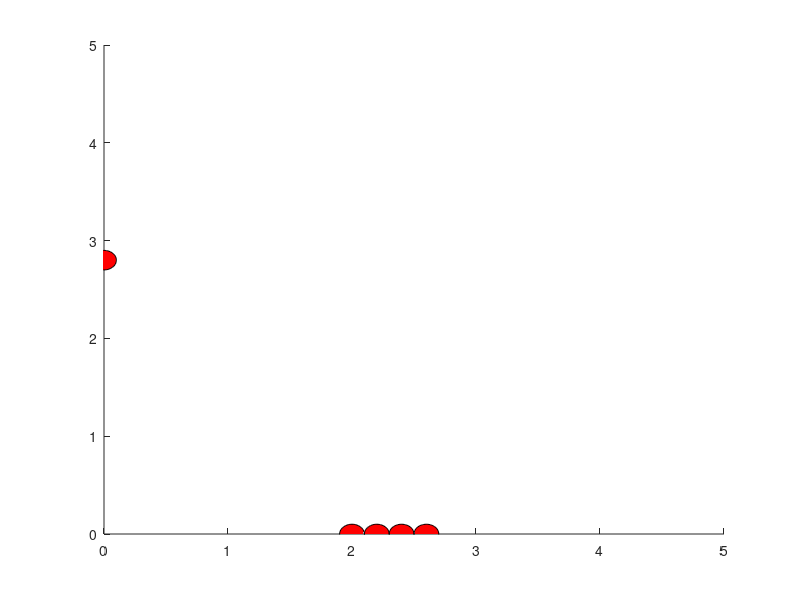

MATLAB code to generate this figure: (Note: this script raises an error after producing the figure.)
function tf = multiple_targets(r,N_object,moving,graphdraw,method)
if nargin==0
    method=1; N_object = 5; graphdraw=1; r=0.1; moving = 1;
end
boundary = 5;
p.x = randi(boundary,1);
p.y = randi(boundary,1);
p.ang = 0;
for i = 1:N_object
    if rand <0.5
        object.x(i) = randi([ceil(r).*boundary,floor(boundary-r).*boundary],1,1)./boundary;
        object.y(i) = 0;
        object.ang(i) = 80.*(pi./180);
    else
        object.y(i) = randi([ceil(r).*boundary,floor(boundary-r).*boundary],1,1)./boundary;
        object.x(i) = 0;
        object.ang(i) = pi./18;
    end
    object.r(i) = r;
end
ss = 0.1;
t_step = 5;
n_steps = 100000;
found = 0;
tf = n_steps;
if graphdraw == 1
    figure;
    axes('XLim',[0 boundary],'YLim',[0 boundary]);
    for i = 1:N_object
        rectangle('Position', [(object.x(i)-r),(object.y(i)-r),2*r,2*r],'Curvature',[1 1],'FaceColor','r')
    end
end
for i = 1:t_step:n_steps
    ix = p.x;
    iy = p.y;
    
    if i==1
        start=[p.x p.y];
    end
    for j = 1:t_step;
        locstorex(i,j)=p.x;
        locstorey(i,j)=p.y;
        p = SearchMethod(p,ss,object,boundary,i,j,method,start,locstorex,locstorey);
        
        p = boundarys(p,boundary);
        [found,object] = o_goal(p,object,found,graphdraw);
        if found==N_object || i==n_steps;
            tf = (i+j);
            return
        end
        pstorex(j) = p.x;
        pstorey(j) = p.y;
        if moving == 1;
            object = movingTarget(object,p,ss,boundary);
        end
        if graphdraw == 1 && moving ==1
            for i = 1:length(object.x)
                if isnan(object.x(i)) == 0;
                    rectangle('Position', [(object.x(i)-object.r(i)),(object.y(i)-object.r(i)),(2*object.r(i)),(2*object.r(i))]...
                        ,'Curvature',[1 1],'FaceColor','r')
                    drawnow
                end
            end
        end
    end
    if graphdraw==1
        hold on
        plot(pstorex,pstorey,'bx');
        drawnow
    end
end
end
function [found,object] = o_goal(p,object,found,graphdraw)
for i = 1:length(object.x)
    if (abs(p.x-object.x(i))<object.r(i))&&(abs(p.y-object.y(i))<object.r(i))
        found = found+ 1;
        if graphdraw==1
            hold on
            plot(p.x,p.y,'cd','linewidth',10);
        end
        object.x(i) = NaN;
        object.y(i) = NaN;
    else
        found = found+0;
    end
end
end
function p = boundarys(p,boundary)
if p.x>boundary
    p.x = p.x-boundary;
end
if p.y > boundary
    p.y = p.y-boundary;
end
if p.x<0
    p.x = p.x+boundary;
end
if p.y<0
    p.y = p.y+boundary;
end
end
function p = Aboundarys(p,boundary)
for i = 1:length(p.x)
    if p.x(i)>boundary
        p.x(i) = p.x(i)-boundary;
    end
    if p.y(i) > boundary
        p.y(i) = p.y(i)-boundary;
    end
    if p.x(i)<0
        p.x(i) = p.x(i)+boundary;
    end
    if p.y(i)<0
        p.y(i) = p.y(i)+boundary;
    end
end
end
function nobject = movingTarget(object,p,ss,boundary)
for i = 1:length(object.x)
%     ang = rand(1).*(2*pi);
    ang  = object.ang(i);
    updatex = ss.*cos(ang);
    updatey = ss.*sin(ang);
    
    nobject.x(i) = object.x(i)+updatex;
    nobject.y(i) = object.y(i)+updatey;
end
nobject = Aboundarys(nobject,boundary);
nobject.r = object.r;
nobject.ang = object.ang;
end